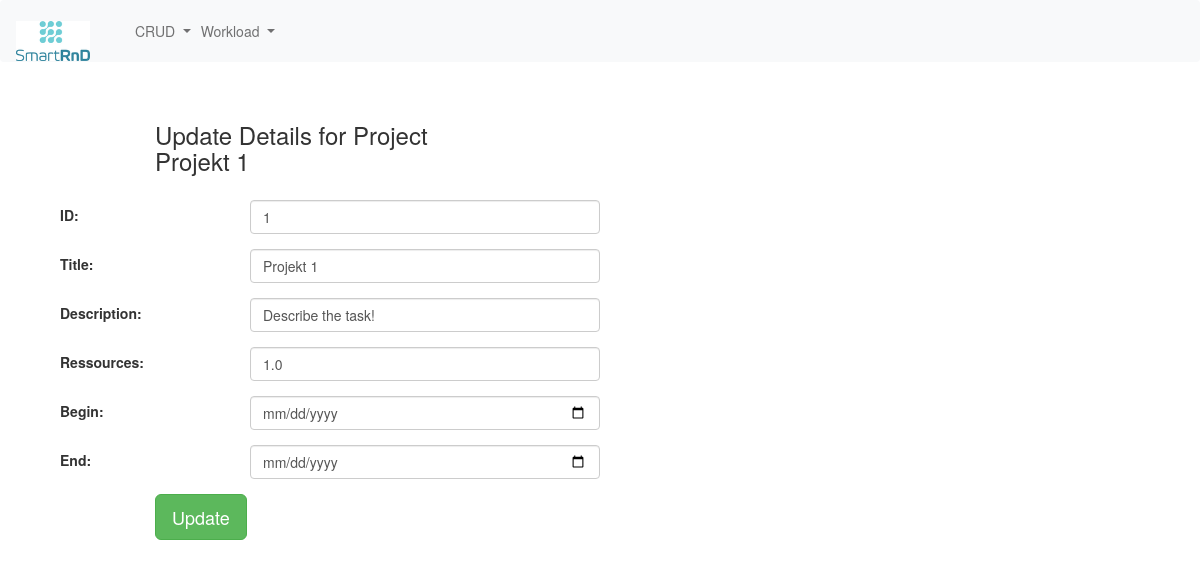
Screenshot of /edit_proj/1 with the database file from the repository.
### erpapp/models.py (models this page shows, shortened)
class Task(models.Model):
    title = models.CharField('Title', max_length=50, default='Title')
    description = models.CharField('Description', max_length=2400, default='Describe the task!')
    assigned_employees_on_month = models.ManyToManyField(Employee, through='AssignmentPerMonth')
    class Meta:
        db_table = "task"

class Project(Task):
    ressources = models.FloatField('Ressources')
    begin = models.DateField('Project Start')
    end = models.DateField('Project End')
    class Meta:
        db_table = "project"

### erpapp/views.py (the view)
# urls.py: path('edit_proj/<int:id>', views.edit_proj),
def edit_proj(request, id):
    project = Project.objects.get(id=id)
    context = {
        'project': project
    }
    return render(request, 'edit_proj.html', context)

### erpapp/Templates/edit_proj.html (shortened to what this page needs)
{% extends "base.html" %}
{% block content %}
<div class="col-md-12">
    <form method="POST" class="post-form" action="/update_proj/{{ project.id }}">
        <div class="container">
            <br>
            <div class="form-group row">
                <label class="col-sm-1 col-form-label"></label>
                <div class="col-sm-4">
                    <h3>Update Details for Project<br>{{ project.title }}</h3>
                </div>
            </div>
            <div class="form-group row">
                <label class="col-sm-2 col-form-label">ID:</label>
                <div class="col-sm-4">
                    <input type="text" class="form-control" name="id" id="id_id" required maxlength="20"
                           value="{{ project.id }}"/>
                </div>
            </div>
            <div class="form-group row">
                <label class="col-sm-2 col-form-label">Title:</label>
                <div class="col-sm-4">
                    <input type="text" class="form-control" name="title" id="id_title" required maxlength="32"
                           value="{{ project.title }}"/>
                </div>
            </div>
            <div class="form-group row">
                <label class="col-sm-2 col-form-label">Description:</label>
                <div class="col-sm-4">
                    <input type="text" class="form-control" name="description" id="id_description" required
                           maxlength="32" value="{{ project.description }}"/>
                </div>
            </div>
            <div class="form-group row">
                <label class="col-sm-2 col-form-label">Ressources:</label>
                <div class="col-sm-4">
                    <input type="number" step="0.01" class="form-control" name="ressources" id="id_ressources" required
                           maxlength="15" value="{{ project.ressources }}"/>
                </div>
            </div>
            <div class="form-group row">
                <label class="col-sm-2 col-form-label">Begin:</label>
                <div class="col-sm-4">
                    <input type="date" class="form-control" name="begin" id="id_begin" required maxlength="20"
                           value="{{ project.begin }}"/>
                </div>
            </div>
            <div class="form-group row">
                <label class="col-sm-2 col-form-label">End:</label>
                <div class="col-sm-4">
                    <input type="date" class="form-control" name="end" id="id_end" required maxlength="20"
                           value="{{ project.end }}"/>
                </div>
            </div>
            <div class="form-group row">
                <label class="col-sm-1 col-form-label"></label>
                <div class="col-sm-4">
                    <button type="submit" class="btn btn-success btn-lg">Update</button>
                </div>
            </div>
        </div>
    </form>
</div>
{% endblock content %}

### rows the page displays
Task: title "Projekt 1", id "1", description "Describe the task!"
Project: ressources "1.0"
